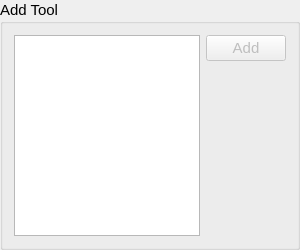
<?xml version="1.0" encoding="UTF-8"?>
<ui version="4.0">
 <class>NTUIspectionTools</class>
 <widget class="QGroupBox" name="NTUIspectionTools">
  <property name="geometry">
   <rect>
    <x>0</x>
    <y>0</y>
    <width>300</width>
    <height>250</height>
   </rect>
  </property>
  <property name="maximumSize">
   <size>
    <width>300</width>
    <height>250</height>
   </size>
  </property>
  <property name="font">
   <font>
    <pointsize>11</pointsize>
   </font>
  </property>
  <property name="windowTitle">
   <string>GroupBox</string>
  </property>
  <property name="title">
   <string>Add Tool</string>
  </property>
  <layout class="QGridLayout" name="gridLayout">
   <item row="0" column="0" rowspan="2">
    <widget class="NTUListToolBrowser" name="treeViewListTools">
     <property name="maximumSize">
      <size>
       <width>222222</width>
       <height>16777215</height>
      </size>
     </property>
    </widget>
   </item>
   <item row="0" column="1">
    <widget class="QPushButton" name="pushButton_addToolFromTreeView">
     <property name="enabled">
      <bool>false</bool>
     </property>
     <property name="text">
      <string>Add</string>
     </property>
    </widget>
   </item>
   <item row="1" column="1">
    <spacer name="verticalSpacer_3">
     <property name="orientation">
      <enum>Qt::Vertical</enum>
     </property>
     <property name="sizeHint" stdset="0">
      <size>
       <width>20</width>
       <height>179</height>
      </size>
     </property>
    </spacer>
   </item>
  </layout>
 </widget>
 <customwidgets>
  <customwidget>
   <class>NTUListToolBrowser</class>
   <extends>QTreeView</extends>
   <header location="global">listTools/NTUListToolBrowser.h</header>
  </customwidget>
 </customwidgets>
 <resources/>
 <connections/>
</ui>
